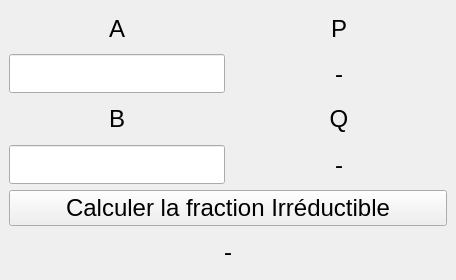
<?xml version="1.0" encoding="UTF-8"?>
<ui version="4.0">
 <class>MainWindow</class>
 <widget class="QMainWindow" name="MainWindow">
  <property name="geometry">
   <rect>
    <x>0</x>
    <y>0</y>
    <width>456</width>
    <height>280</height>
   </rect>
  </property>
  <property name="windowTitle">
   <string>Fraction Irréductible</string>
  </property>
  <widget class="QWidget" name="centralwidget">
   <property name="font">
    <font>
     <pointsize>18</pointsize>
    </font>
   </property>
   <layout class="QGridLayout" name="gridLayout">
    <item row="0" column="0">
     <widget class="QLabel" name="lbl_a">
      <property name="text">
       <string>A</string>
      </property>
      <property name="alignment">
       <set>Qt::AlignCenter</set>
      </property>
     </widget>
    </item>
    <item row="2" column="0">
     <widget class="QLabel" name="lbl_b">
      <property name="text">
       <string>B</string>
      </property>
      <property name="alignment">
       <set>Qt::AlignCenter</set>
      </property>
     </widget>
    </item>
    <item row="2" column="1">
     <widget class="QLabel" name="lbl_q">
      <property name="text">
       <string>Q</string>
      </property>
      <property name="alignment">
       <set>Qt::AlignCenter</set>
      </property>
     </widget>
    </item>
    <item row="0" column="1">
     <widget class="QLabel" name="lbl_p">
      <property name="text">
       <string>P</string>
      </property>
      <property name="alignment">
       <set>Qt::AlignCenter</set>
      </property>
     </widget>
    </item>
    <item row="4" column="0" colspan="2">
     <widget class="QPushButton" name="btn_calc">
      <property name="text">
       <string>Calculer la fraction Irréductible</string>
      </property>
     </widget>
    </item>
    <item row="1" column="0">
     <widget class="QLineEdit" name="txt_a">
      <property name="sizePolicy">
       <sizepolicy hsizetype="Preferred" vsizetype="Preferred">
        <horstretch>0</horstretch>
        <verstretch>0</verstretch>
       </sizepolicy>
      </property>
     </widget>
    </item>
    <item row="1" column="1">
     <widget class="QLabel" name="lbl_num">
      <property name="text">
       <string>-</string>
      </property>
      <property name="alignment">
       <set>Qt::AlignCenter</set>
      </property>
     </widget>
    </item>
    <item row="3" column="0">
     <widget class="QLineEdit" name="txt_b">
      <property name="sizePolicy">
       <sizepolicy hsizetype="Preferred" vsizetype="Preferred">
        <horstretch>0</horstretch>
        <verstretch>0</verstretch>
       </sizepolicy>
      </property>
     </widget>
    </item>
    <item row="3" column="1">
     <widget class="QLabel" name="lbl_denom">
      <property name="text">
       <string>-</string>
      </property>
      <property name="alignment">
       <set>Qt::AlignCenter</set>
      </property>
     </widget>
    </item>
    <item row="5" column="0" colspan="2">
     <widget class="QLabel" name="lbl_res">
      <property name="text">
       <string>-</string>
      </property>
      <property name="alignment">
       <set>Qt::AlignCenter</set>
      </property>
     </widget>
    </item>
   </layout>
  </widget>
 </widget>
 <resources/>
 <connections/>
</ui>
